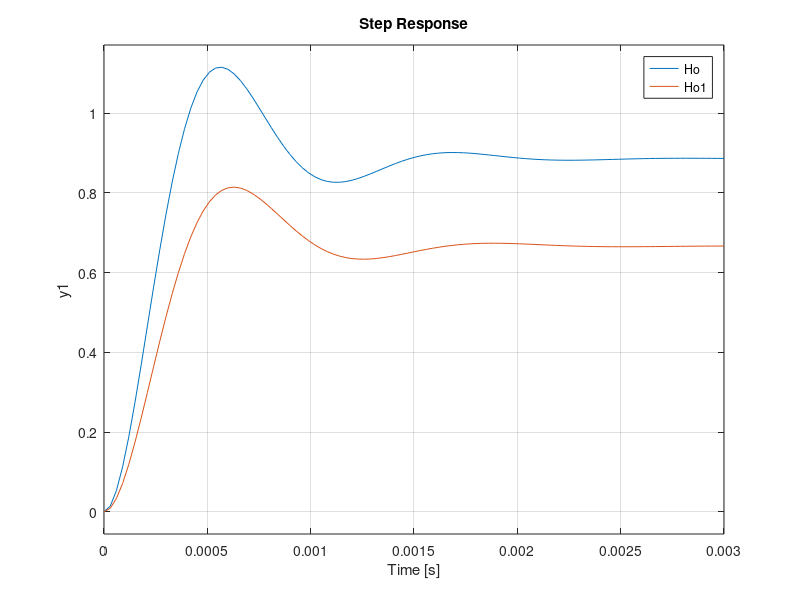

MATLAB code to generate this figure:
%scriere parametrii de pe foaie
K = 0.0625;
ku = 0.6;
U2 = 30;
Rs = 15;
C = 13.89e-6;
L = 3.5e-3;
kf = 0.5;
KP = 0.6285; 
%
% KP = 5.1970e-04;
Hd = K*sqrt(2)*ku*U2*tf(1,[L*C,L/Rs,1]);
Ho = feedback(Hd,kf);
Hd1 = K*sqrt(2)*ku*U2*tf(1,[L*C,L/Rs,1])*KP;
Ho1 = feedback(Hd1,kf);
% step(Hd)
step(Ho,Ho1);
% roots([1,4800,2.057e07]);
% KP = 1/3.273e07*2/3.8484e03

%%
a=2.4e03;
b=3.8484e03;
c=1e07;
K = 3.273e07;
titamin = c/2/sqrt(a*b);
Td = 1/a;
Ts = 4-6*Td;
Kp = 2*titamin*Td



